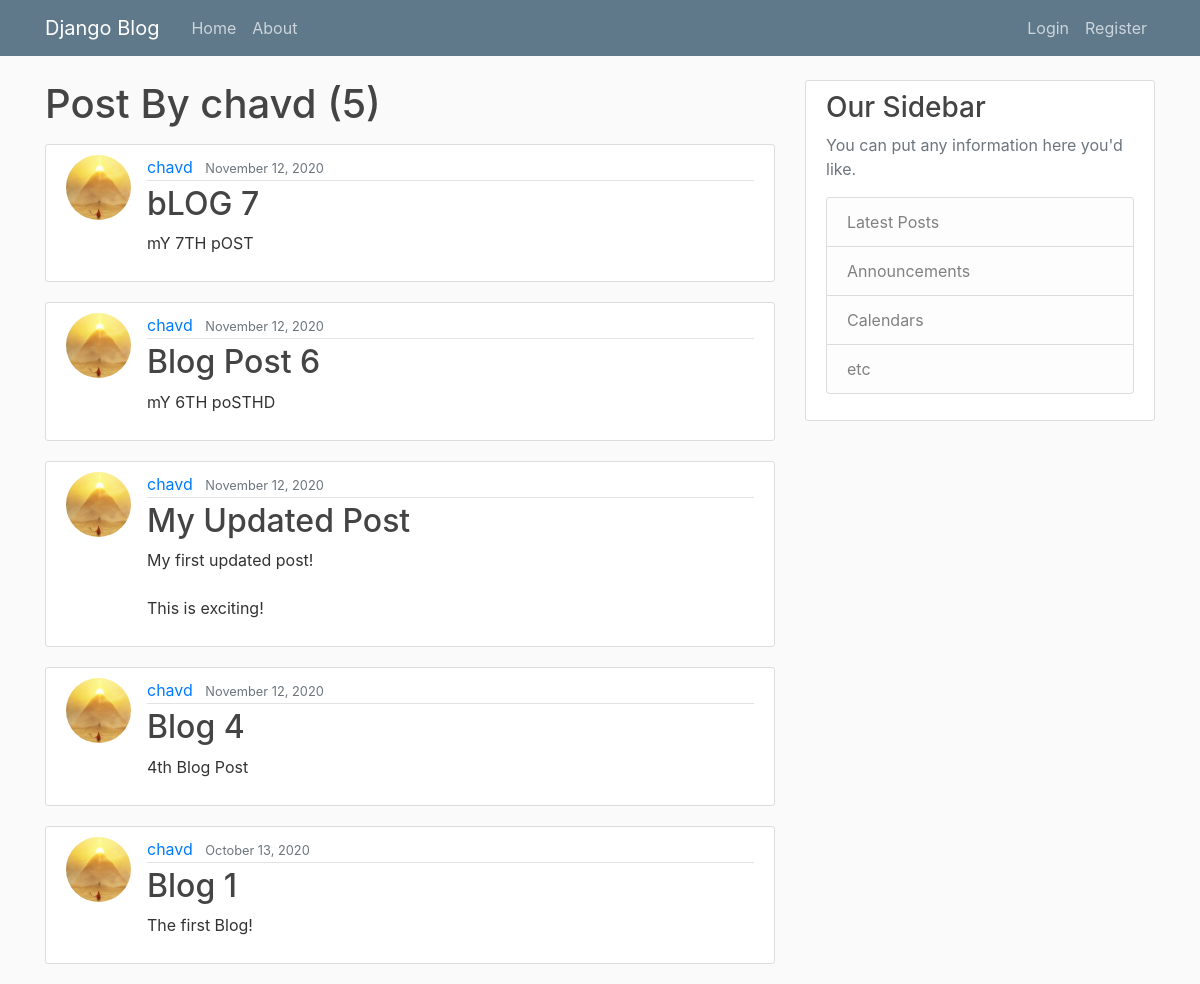
/chavd/, run on the app's committed database.
### blog/models.py (models this page shows, shortened)
class Post(models.Model):
    title= models.CharField(max_length=100)
    content = models.TextField()
    date_posted = models.DateTimeField(default=timezone.now)
    author = models.ForeignKey(User, on_delete=models.CASCADE)

### users/models.py (models this page shows, shortened)
class Profile(models.Model):
	user = models.OneToOneField(User, on_delete=models.CASCADE)
	image = models.ImageField(default = 'default.png', upload_to='profile_pics')

### blog/views.py (the view)
# urls.py: path('<str:username>/', UserPostListView.as_view(), name='user-posts'),
class UserPostListView(ListView):
	model = Post
	template_name = 'blog/user_posts.html' #<app>/<model>_<viewtype>.html
	context_object_name = 'posts'
	paginate_by = 5
	def get_queryset(self):
		user = get_object_or_404(User, username = self.kwargs.get('username'))
		return Post.objects.filter(author = user).order_by('-date_posted')

### blog/templates/blog/user_posts.html (shortened to what this page needs)
{% extends "blog/base.html" %}
{% block content %}
    <h1 class="mb-3">Post By {{ view.kwargs.username }} ({{ page_obj.paginator.count }})</h1>
    {% for post in posts %}
    <article class="media content-section">
      <img class="rounded-circle article-img" src="{{ post.author.profile.image.url }}" >
      <div class="media-body">
        <div class="article-metadata">
          <a class="mr-2" href="{% url 'user-posts' post.author.username %}">{{ post.author }}</a>
          <small class="text-muted">{{ post.date_posted| date:"F d, Y" }}</small>
        </div>
        <h2><a class="article-title" href="{% url 'post-detail' post.id %}">{{ post.title }}</a></h2>
        <p class="article-content">{{ post.content }}</p>
      </div>
    </article>
    {% endfor %}
{% endblock %}

### blog/static/blog/main.css (style rules this page uses)
body { background: #fafafa; color: #333333; margin-top: 5rem; }
h1, h2, h3, h4, h5, h6 { color: #444444; }
.content-section { background: #ffffff; padding: 10px 20px; border: 1px solid #dddddd; border-radius: 3px; margin-bottom: 20px; }
.article-title { color: #444444; }
.article-content { white-space: pre-line; }
.article-img { height: 65px; width: 65px; margin-right: 16px; }
.article-metadata { padding-bottom: 1px; margin-bottom: 4px; border-bottom: 1px solid #e3e3e3 }

### data on the page
Post: author.profile.image (picture), author "chavd", date_posted "November 12, 2020", title "bLOG 7", content "mY 7TH pOST"
Post: author.profile.image (picture), author "chavd", date_posted "November 12, 2020", title "Blog Post 6", content "mY 6TH poSTHD"
Post: author.profile.image (picture), author "chavd", date_posted "November 12, 2020", title "My Updated Post", content "My first updated post! This is exciting!"
Post: author.profile.image (picture), author "chavd", date_posted "November 12, 2020", title "Blog 4", content "4th Blog Post"
Post: author.profile.image (picture), author "chavd", date_posted "October 13, 2020", title "Blog 1", content "The first Blog!"

### other printed values
{{ view.kwargs.username }} "chavd"
{{ page_obj.paginator.count }} "5"
